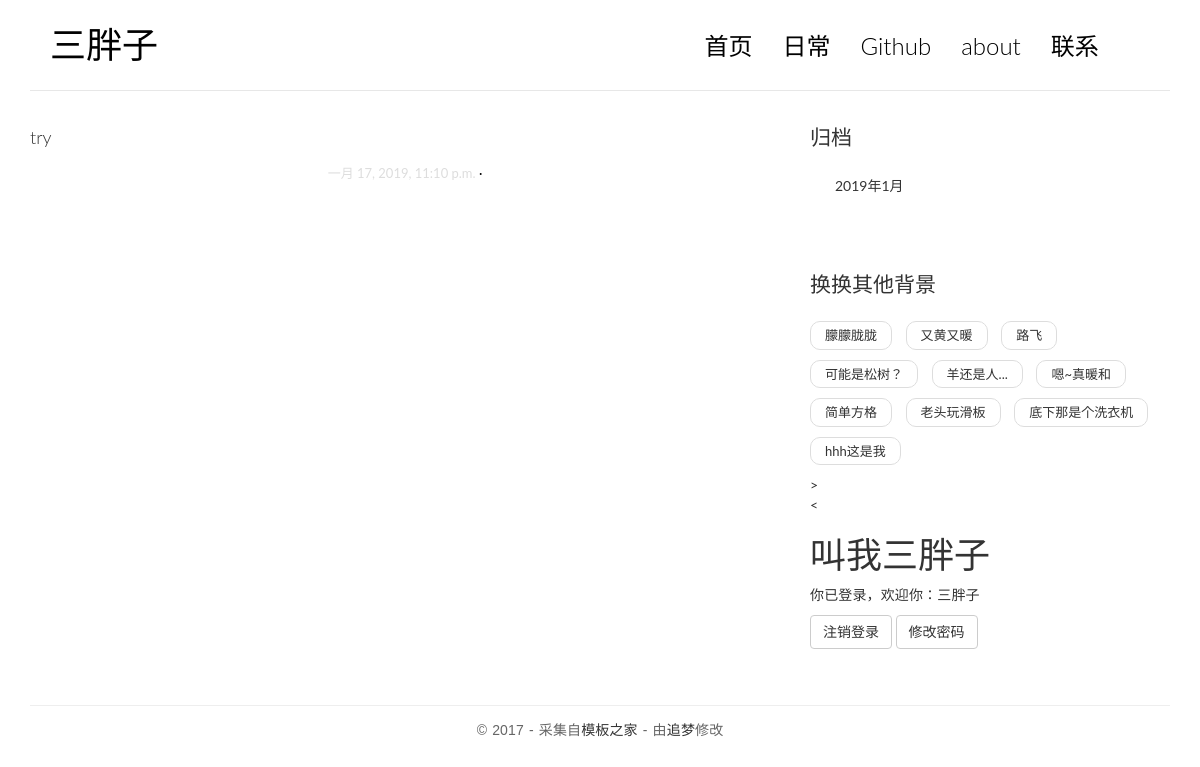
Screenshot of /talking/ (signed in) with the database file from the repository.
### talk/models.py (models this page shows, shortened)
@python_2_unicode_compatible
class Talk(models.Model):
    body=models.TextField()
    created_time=models.DateTimeField()

### users/models.py (models this page shows)
@python_2_unicode_compatible
class User(AbstractUser):
    nickname = models.CharField(max_length=50, blank=True)
    email = models.EmailField('邮箱', unique=True, error_messages={'unique': "该邮箱地址已被占用。", }, )
    class Meta(AbstractUser.Meta):
        pass

### talk/views.py (the view)
# urls.py: url(r'^talking/$',views.talking,name='talking'),
def talking(request):
    talk_list=Talk.objects.all().order_by('-created_time')
    return render(request,'myblog/talking.html',context={'talk_list':talk_list})

### talk/templatetags/talk_tags.py (called while the page is built)
@register.simple_tag
def archives1():
    return Talk.objects.dates('created_time','month',order='DESC')

### templates/myblog/talking.html (shortened to what this page needs)
{% load staticfiles %}
{% load talk_tags %}
<!DOCTYPE html>
<html>
<head>
    <link rel="stylesheet" href="{% static 'myblog/css/bootstrap.min.css' %}">
    <link rel="stylesheet" href="http://code.ionicframework.com/ionicons/2.0.1/css/ionicons.min.css">
    <link rel="stylesheet" href="{% static 'myblog/css/pace.css' %}">
    <link rel="stylesheet" href="{% static 'myblog/css/custom.css' %}">
    <link rel="stylesheet" href="{% static 'myblog/css/highlights/github.css' %}">
</head>
<body id="img">
<div class="container navbar-fixed-top">
    <header id="site-header">
        <div class="row">
            <div class="col-md-4 col-sm-5 col-xs-8">
                <div class="logo">
                    <h1><a href="{% url 'myblog:index' %}"><b>三胖子</b></a></h1>
                </div>
            </div>
            <div class="col-md-8 col-sm-7 col-xs-4">
                <nav class="main-nav" role="navigation">
                    <div class="collapse navbar-collapse" id="bs-example-navbar-collapse-1">
                        <ul class="nav navbar-nav navbar-right">
                            <li class="cl-effect-11"><a href="{% url 'myblog:index' %}" data-hover="首页">首页</a></li>
                            <li class="cl-effect-11"><a href="{% url 'talk:talking' %}" data-hover="日常">日常</a></li>
                            <li class="cl-effect-11"><a href="https://github.com/xusanpangzi" target="_blank" data-hover="Github">Github</a></li>
                            <li class="cl-effect-11"><a href="{% url 'myblog:about' %}" data-hover="about">about</a></li>
                            <li class="cl-effect-11"><a href="mailto:767306336@qq.com" data-hover="联系">联系</a></li>
                        </ul>
                    </div>
                </nav>
            </div>
        </div>
    </header>
</div>
<div class="content-body">
    <div class="container">
        <div class="row">
            <main class="col-md-8">
            <br><br><br><br><br><br>
                {% for talk in talk_list %}
                <article>
                    <header class="entry-header">
                        <h1 class="entry-content clearfix"><a name=#>{{ talk.body|safe }}</a></h1>
                        <div class="entry-meta">
                            <span class="post-date"><time class="entry-date" datetime="{{ talk.create_time }}">{{ talk.created_time }}</time></span>
                        </div>
                    </header>
                </article>
                {% endfor %}
            </main>
            <aside class="col-md-4">
            <br><br><br><br>
                <div class="widget widget-archives" id="div2">
                    <h3 class="widget-title">归档</h3>
                    {% archives1 as date_list1 %}
                    <ul>
                        {% for date1 in date_list1 %}
                            <li>
                                <a href="#">
                                {{ date1.year }}年{{ date1.month }}月
                                </a>
                            </li>
                        {% empty %}
                        暂无归档
                        {% endfor %}
                    </ul>
                </div>
            <div class="widget widget-tag-cloud" id="div6">
				<br>
				<h3 class="widget-title">换换其他背景</h3>
				<ul>
				<li>
				<input name="button" type="button" id="button" onClick="document.getElementById('img').style.backgroundImage='url(https://i.loli.net/2018/08/04/5b6574c088d34.jpg)'" value="朦朦胧胧">
				</li>
				<li>
				<input name="button" type="button" id="button" onClick="document.getElementById('img').style.backgroundImage='url(https://i.loli.net/2018/08/04/5b6571f337c1f.jpg)'" value="又黄又暖">
				</li>
				<li>
				<input name="button" type="button" id="button" onClick="document.getElementById('img').style.backgroundImage='url(https://i.loli.net/2018/08/04/5b656d3b1ef58.jpg)'" value="路飞">
				</li>
				<li>
				<input name="button" type="button" id="button" onClick="document.getElementById('img').style.backgroundImage='url(https://i.loli.net/2018/08/04/5b656d3b207f8.jpg)'" value="可能是松树？">
				</li>
				<li>
				<input name="button" type="button" id="button" onClick="document.getElementById('img').style.backgroundImage='url(https://i.loli.net/2018/08/04/5b657e67d137e.jpg)'" value="羊还是人...">
				</li>
				<li>
				<input name="button" type="button" id="button" onClick="document.getElementById('img').style.backgroundImage='url(https://i.loli.net/2018/08/04/5b6571f3aa7bc.jpg)'" value="嗯~真暖和">
				</li>
				<li>
				<input name="button" type="button" id="button" onClick="document.getElementById('img').style.backgroundImage='url(https://i.loli.net/2018/08/04/5b65aa00c9180.jpg)'" value="简单方格">
				</li>
				<li>
				<input name="button" type="button" id="button" onClick="document.getElementById('img').style.backgroundImage='url(https://i.loli.net/2018/08/04/5b65a903f21f2.gif)'" value="老头玩滑板">
				</li>
				<li>
				<input name="button" type="button" id="button" onClick="document.getElementById('img').style.backgroundImage='url(https://i.loli.net/2018/08/04/5b65734c86036.jpg)'" value="底下那是个洗衣机">
				</li>
				<li>
				<input name="button" type="button" id="button" onClick="document.getElementById('img').style.backgroundImage='url(https://i.loli.net/2018/08/04/5b65a92e3cc87.jpg)'" value="hhh这是我">
				</li>
				</ul>
				>
			</div>
                <div>
 <div><
 <br><br>
            <h1 class="logo"><a href="{% url 'myblog:index' %}">叫我三胖子</a></h1>
            {% if user.is_authenticated %}
                <p>你已登录，欢迎你：<a href="#">{{ user.username }}</a></p>
                <a href="{% url 'logout' %}?next={{ request.path }}"><button class="btn btn-default">注销登录
                </button></a>
                <a href="{% url 'password_change' %}?next={{ request.path }}"><button class="btn btn-default">修改密码
                </button></a>
            {% endif %}
        </div>
               </div>
            </aside>
        </div>
    </div>
</div>
<footer id="site-footer">
    <div class="container">
        <div class="row">
            <div class="col-md-12">
                <p class="copyright">&copy 2017 - 采集自<a href="http://www.cssmoban.com/"
                                                        target="_blank" title="模板之家">模板之家</a>
                    - 由<a href="http://zmrenwu.com/" title="网页模板" target="_blank">追梦</a>修改
                </p>
            </div>
        </div>
    </div>
</footer>
</body>
</html>

### static/myblog/css/custom.css (style rules this page uses)
* { outline: none; }
h1, h2, h3, h4, h5, h6 { margin-top: 0; }
b { font-weight: 400; }
a { color: #333; }
body { font-family: 'Lato', sans-serif; background-attachment: fixed; background-size:100% 100%; display:none; }
p { font-family: 'Ubuntu', sans-serif; font-weight: 400; word-spacing: 1px; letter-spacing: 0.01em; }
#site-header { background-color: rgba(255, 255, 255, 0.2); padding: 25px 20px; margin-bottom: 40px; border-bottom: 1px solid #e7e7e7; }
.logo h1 a { color: #000; }
.logo h1 { margin: 0; font-family: 'Lato', sans-serif; font-weight: 300; background: rgba(255, 255, 255, 0); }
.main-nav { margin-top: 11px; max-width: 95%; }
.main-nav a { color: #000000 !important; padding: 0 0 5px 0 !important; margin-right: 30px; font-family: 'Lato', sans-serif; font-weight: 300; font-size: 24px; }
.cl-effect-11 a { padding: 10px 0; color: #0972b4; text-shadow: none; }
.cl-effect-11 a::before { position: absolute; top: 0; left: 0; overflow: hidden; padding: 0 0 5px 0 !important; max-width: 0; border-bottom: 1px solid #000; color: #000; content: attr(data-hover); white-space: nowrap; -webkit-transition: max-width 0.5s; -moz-transition: max-width 0.5s; transition: max-width 0.5s; }
.content-body { padding-bottom: 4em; }
.entry-meta { text-align: center; color: #DDDDDD; font-size: 13px; margin-bottom: 30px; }
.entry-content { font-size: 18px; line-height: 1.9; font-weight: 300; color: #000; }
.post-category::after, .post-date::after, .post-author::after, .comments-link::after { content: ' ·'; color: #000; }
.widget { background: rgba(255, 255, 255, 0); padding: 30px 0 0; }
.widget-title { font-size: 1.5em; margin-bottom: 20px; line-height: 1.6; padding: 10px 0 0; font-weight: 400; }
.widget-archives ul { padding: 0; margin: 0; padding-left: 25px; }
.widget-archives ul li { list-style-type: none; position: relative; line-height: 170%; margin-bottom: 10px; }
.widget-archives ul li::before { content: '\f3f3'; font-family: "Ionicons"; position: absolute; left: -25px; top: 1px; font-size: 16px; color: #000; }
.widget-tag-cloud ul { padding: 0; margin: 0; margin-right: -10px; }
.widget-tag-cloud ul li { list-style-type: none; font-size: 13px; display: inline-block; margin-right: 10px; margin-bottom: 10px; padding: 3px 8px; border: 1px solid #ddd; border-radius:10px }
#site-footer { padding-top: 10px; padding: 0 0 1.5em 0; }
.copyright { text-align: center; padding-top: 1em; margin: 0; border-top: 1px solid #eee; color: #666; }

### rows the page displays
Talk: body "try", created_time "一月 17, 2019, 11:10 p.m."
User: username "三胖子"

### other values shown
{{ date1.year }} "2019"
{{ date1.month }} "1"
